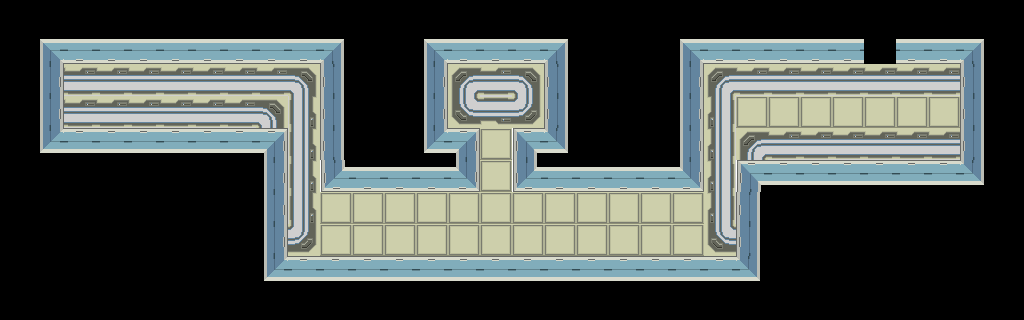

Rendered tile map (Tiled .tmx) drawn with the repository's tilesets; below, a short description and the map source with its tile grids summarised:
An orthogonal 32x10 tile map with 32x32 px tiles, 2 tile layers (map, floor), 2 tilesets and 13 objects (6x enemy, 5x item, player, door).

<map version="1.0" orientation="orthogonal" width="32" height="10" tilewidth="32" tileheight="32">
 <tileset firstgid="1" name="tiles" tilewidth="32" tileheight="32">
  <image source="../assets/img/tileset2.png" width="640" height="640" />
 </tileset>
 <tileset firstgid="401" name="tilesetObjects" tilewidth="32" tileheight="32">
  <image source="../assets/img/tilesetObjects.png" width="640" height="640" />
 </tileset>
 <layer name="map" width="32" height="10">
  <data>[320 cells, 91 non-empty, 12 distinct tile ids]</data>
 </layer>
 <layer name="floor" width="32" height="10">
  <data>[320 cells, 79 non-empty, 9 distinct tile ids]</data>
 </layer>
 <objectgroup name="objects" width="32" height="10">
  <object type="player" gid="401" x="64" y="96" />
  <object name="res_sm" type="item" gid="405" x="288" y="160" />
  <object name="res_sm" type="item" gid="405" x="288" y="192" />
  <object name="res_md" type="item" gid="406" x="448" y="96" />
  <object name="res_md" type="item" gid="406" x="512" y="96" />
  <object name="slime" type="enemy" gid="402" x="480" y="96" />
  <object name="slime" type="enemy" gid="402" x="448" y="128" />
  <object name="slime" type="enemy" gid="402" x="512" y="128" />
  <object name="slime" type="enemy" gid="402" x="384" y="256" />
  <object name="slime" type="enemy" gid="402" x="576" y="224" />
  <object name="slime" type="enemy" gid="402" x="928" y="128" />
  <object name="health" type="item" gid="404" x="704" y="192" />
  <object type="door" gid="424" x="864" y="64" />
 </objectgroup>
</map>